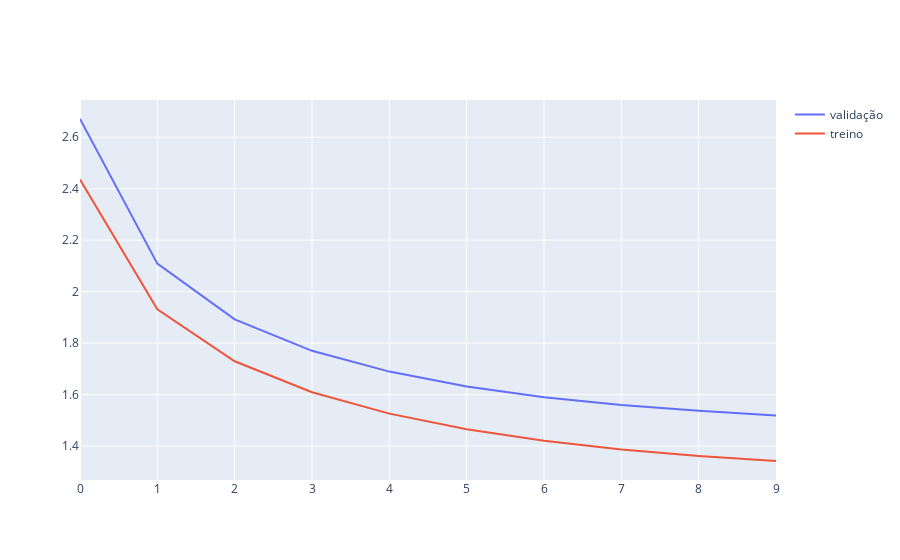

Write notebook code for a chart like this one.
### Code cell
# AJUSTAR ESSE TREINAMENTO!!
for epoch in range(n_epochs):
    model.train()
    with tqdm(batch_start, unit="batch", mininterval=0, disable=False) as bar:
        bar.set_description(f"Epoch {epoch}")
        for start in bar:
            # take a batch
            X_batch = X_train[start:start+batch_size,:]
            # forward pass
            Xh = model(X_batch)
            loss = loss_fn(Xh, X_batch)
            # backward pass
            optimizer.zero_grad()
            loss.backward()
            # update weights
            optimizer.step()
            # print progress
            bar.set_postfix(loss=float(loss))
    # evaluate accuracy at end of each epoch
    model.eval()
    Xh = model(X_val)
    valLoss.append(float(loss_fn(Xh, X_val)))
    Xh = model(X_train)
    trainLoss.append(float(loss_fn(Xh, X_train)))

fig = go.Figure()
fig.add_trace(go.Scatter(y=valLoss, mode="lines", showlegend=True, name='validação'))
fig.add_trace(go.Scatter(y=trainLoss, mode="lines", showlegend=True, name='treino'))
fig.show()

### Figure 1 — Plotly figure (JSON) as saved in the notebook; plotly's stock layout.template omitted (floating-point values rounded to 4 significant figures)
{"data": [{"mode": "lines", "name": "validação", "showlegend": true, "type": "scatter", "y": [2.67, 2.109, 1.892, 1.77, 1.689, 1.632, 1.589, 1.56, 1.537, 1.519]}, {"mode": "lines", "name": "treino", "showlegend": true, "type": "scatter", "y": [2.436, 1.932, 1.729, 1.609, 1.526, 1.465, 1.42, 1.387, 1.362, 1.342]}], "layout": {}}
